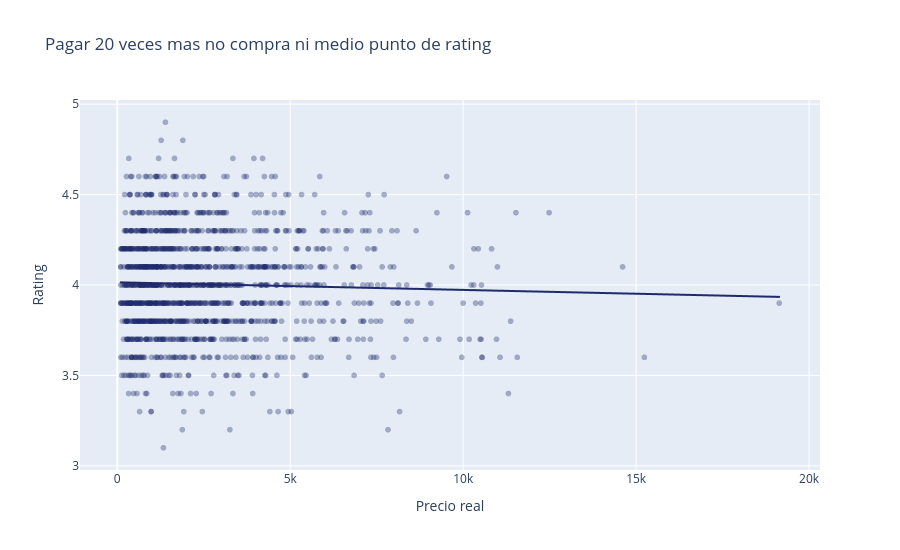

Notebook code cell kept with this figure:
### Code cell
# P20: el mismo grafico ancla, ajustado a MI mensaje central.
# Quito el tamano por resenas (ruido), dejo el color en gris para no sugerir
# diferencias entre categorias que no existen, y agrego la linea de tendencia,
# que es justamente lo que prueba mi mensaje: es plana.
fig = px.scatter(df, x="actual_price", y="rating", trendline="ols",
                 opacity=0.35, color_discrete_sequence=["#1e2a6b"],
                 hover_data=["product_name", "category"],
                 title="Pagar 20 veces mas no compra ni medio punto de rating",
                 labels={"actual_price": "Precio real", "rating": "Rating"})
fig.update_layout(height=550)
fig.show()

### Figure 1 — Plotly figure (JSON) as saved in the notebook; plotly's stock layout.template omitted (floating-point values rounded to 4 significant figures; data arrays with more than 128 entries replaced by an {"elided": "..."} marker saying what was removed)
{"data": [{"customdata": {"elided": "1465x2 str values"}, "hovertemplate": "Precio real=%{x}<br>Rating=%{y}<br>product_name=%{customdata[0]}<br>category=%{customdata[1]}<extra></extra>", "legendgroup": "", "marker": {"color": "#1e2a6b", "opacity": 0.35, "symbol": "circle"}, "mode": "markers", "name": "", "showlegend": false, "type": "scattergl", "x": {"elided": "1465 float values"}, "xaxis": "x", "y": {"elided": "1465 float values"}, "yaxis": "y"}, {"hovertemplate": "<b>OLS trendline</b><br>rating = -4.21885e-06 * actual_price + 4.01499<br>R<sup>2</sup>=0.001241<br><br>Precio real=%{x}<br>Rating=%{y} <b>(trend)</b><extra></extra>", "legendgroup": "", "marker": {"color": "#1e2a6b", "symbol": "circle"}, "mode": "lines", "name": "", "showlegend": false, "type": "scattergl", "x": {"elided": "1465 float values"}, "xaxis": "x", "y": {"elided": "1465 float values"}, "yaxis": "y"}], "layout": {"height": 550, "legend": {"tracegroupgap": 0}, "title": {"text": "Pagar 20 veces mas no compra ni medio punto de rating"}, "xaxis": {"anchor": "y", "domain": [0.0, 1.0], "title": {"text": "Precio real"}}, "yaxis": {"anchor": "x", "domain": [0.0, 1.0], "title": {"text": "Rating"}}}}
